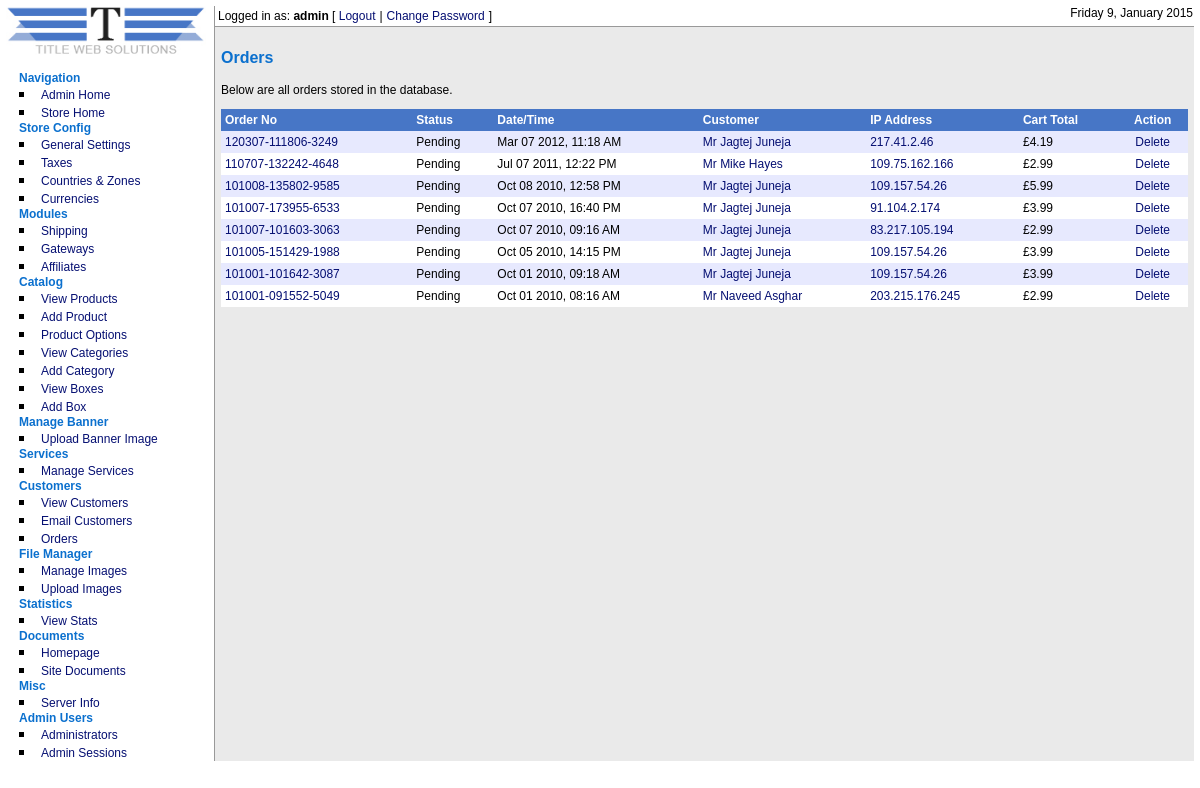
The app's page /admin/orders/index.php (signed in) with its own data.
### tables this page shows
CREATE TABLE IF NOT EXISTS `cubecart_admin_users` (
  `adminId` int(11) NOT NULL AUTO_INCREMENT,
  `name` varchar(255) NOT NULL DEFAULT '',
  `username` varchar(255) NOT NULL DEFAULT '',
  `password` varchar(32) NOT NULL DEFAULT '',
  `email` varchar(255) NOT NULL DEFAULT '',
  `noLogins` int(11) NOT NULL DEFAULT '0',
  `isSuper` int(11) NOT NULL DEFAULT '0',
  `notes` text,
  `failLevel` int(1) NOT NULL DEFAULT '0',
  `blockTime` int(10) NOT NULL DEFAULT '0',
  `lastTime` int(10) NOT NULL DEFAULT '0',
  KEY `adminId` (`adminId`)
);

CREATE TABLE IF NOT EXISTS `cubecart_order_sum` (
  `cart_order_id` varchar(30) NOT NULL DEFAULT '',
  `customer_id` int(11) NOT NULL DEFAULT '0',
  `name` varchar(225) NOT NULL DEFAULT '',
  `add_1` varchar(225) NOT NULL DEFAULT '',
  `add_2` varchar(225) NOT NULL DEFAULT '',
  `town` varchar(225) NOT NULL DEFAULT '',
  `county` varchar(225) NOT NULL DEFAULT '',
  `postcode` varchar(225) NOT NULL DEFAULT '',
  `country` varchar(225) NOT NULL DEFAULT '',
  `name_d` varchar(225) NOT NULL DEFAULT '',
  `add_1_d` varchar(225) NOT NULL DEFAULT '',
  `add_2_d` varchar(225) NOT NULL DEFAULT '',
  `town_d` varchar(225) NOT NULL DEFAULT '',
  `county_d` varchar(225) NOT NULL DEFAULT '',
  `postcode_d` varchar(225) NOT NULL DEFAULT '',
  `country_d` varchar(225) NOT NULL DEFAULT '',
  `phone` varchar(225) NOT NULL DEFAULT '',
  `mobile` varchar(255) DEFAULT NULL,
  `subtotal` decimal(30,2) NOT NULL DEFAULT '0.00',
  `prod_total` decimal(30,2) NOT NULL DEFAULT '0.00',
  `total_tax` decimal(30,2) NOT NULL DEFAULT '0.00',
  `total_ship` decimal(30,2) NOT NULL DEFAULT '0.00',
  `status` int(16) NOT NULL DEFAULT '1',
  `sec_order_id` varchar(30) DEFAULT NULL,
  `ip` varchar(20) NOT NULL DEFAULT '',
  `time` int(10) NOT NULL DEFAULT '0',
  `email` varchar(225) NOT NULL DEFAULT '',
  `comments` text,
  `ship_date` varchar(50) DEFAULT NULL,
  `shipMethod` varchar(255) DEFAULT NULL,
  `gateway` varchar(50) NOT NULL DEFAULT '',
  `currency` varchar(5) NOT NULL DEFAULT '',
  `customer_comments` text,
  PRIMARY KEY (`cart_order_id`)
);

CREATE TABLE IF NOT EXISTS `cubecart_customer` (
  `email` varchar(50) NOT NULL DEFAULT '',
  `password` varchar(100) NOT NULL DEFAULT '',
  `title` varchar(10) DEFAULT NULL,
  `firstName` varchar(255) NOT NULL DEFAULT '',
  `lastName` varchar(255) NOT NULL DEFAULT '',
  `add_1` varchar(100) NOT NULL DEFAULT '',
  `add_2` varchar(100) NOT NULL DEFAULT '',
  `town` varchar(100) NOT NULL DEFAULT '',
  `county` varchar(100) NOT NULL DEFAULT '',
  `zoneId` int(3) NOT NULL DEFAULT '0',
  `postcode` varchar(15) NOT NULL DEFAULT '',
  `country` char(3) NOT NULL DEFAULT '',
  `phone` varchar(20) NOT NULL DEFAULT '',
  `mobile` varchar(50) DEFAULT NULL,
  `comments` text NOT NULL,
  `customer_id` int(11) NOT NULL AUTO_INCREMENT,
  `regTime` int(10) NOT NULL DEFAULT '0',
  `ipAddress` varchar(30) NOT NULL DEFAULT '',
  `noOrders` int(11) DEFAULT '0',
  `optIn1st` int(11) NOT NULL DEFAULT '0',
  `htmlEmail` int(11) NOT NULL DEFAULT '1',
  `type` int(11) DEFAULT '0',
  PRIMARY KEY (`customer_id`)
);

CREATE TABLE IF NOT EXISTS `cubecart_currencies` (
  `currencyId` int(11) NOT NULL AUTO_INCREMENT,
  `name` varchar(255) NOT NULL DEFAULT '',
  `code` varchar(5) NOT NULL DEFAULT '',
  `symbolLeft` varchar(10) DEFAULT NULL,
  `symbolRight` varchar(10) DEFAULT NULL,
  `value` decimal(10,5) NOT NULL DEFAULT '0.00000',
  `decimalPlaces` int(11) NOT NULL DEFAULT '0',
  `lastUpdated` int(10) NOT NULL DEFAULT '0',
  `active` int(1) NOT NULL DEFAULT '0',
  KEY `curencyId` (`currencyId`)
);

### admin/orders/index.php (the view, shortened to what the rows shown need)
<?php
include("../../includes/global.inc.php");
require_once("../../classes/db.inc.php");
$db = new db();
include_once("../../includes/functions.inc.php");
$config = fetchDbConfig("config");
include_once("../../language/".$config['defaultLang']."/lang.inc.php");
include("../includes/auth.inc.php");
include("../../includes/currencyVars.inc.php");
include("../includes/header.inc.php");
$sqlQuery = "";
	if(isset($_GET['page'])){
		$page = $_GET['page'];
	} else {
		$page = 0;
	}
	$ordersPerPage = 25;
	$query = "SELECT ".$glob['dbprefix']."CubeCart_customer.customer_id, status, cart_order_id, time, title, firstName, lastName, ip, prod_total, ".$glob['dbprefix']."CubeCart_customer.email FROM ".$glob['dbprefix']."CubeCart_order_sum INNER JOIN ".$glob['dbprefix']."CubeCart_customer ON ".$glob['dbprefix']."CubeCart_order_sum.customer_id = ".$glob['dbprefix']."CubeCart_customer.customer_id ".$sqlQuery." ORDER BY time DESC";
	$results = $db->select($query, $ordersPerPage, $page);
?>
<table border="0" width="100%" cellspacing="0" cellpadding="4" class="mainTable">
  <?php
  if($results == TRUE){
  	for ($i=0; $i<count($results); $i++){
	$cellColor = cellColor($i);
  ?>
  <tr>
    <td class="<?php echo $cellColor; ?>"><a href="order.php?cart_order_id=<?php echo $results[$i]['cart_order_id']; ?>" class="txtLink"><?php echo $results[$i]['cart_order_id']; ?></a></td>
    <td class="<?php echo $cellColor; ?>"><span class="copyText"><?php
	$state = $results[$i]['status'];
	echo $lang['orderState'][$state];
	?></span></td>
    <td class="<?php echo $cellColor; ?>"><span class="copyText"><?php echo formatTime($results[$i]['time']); ?></span></td>
    <td class="<?php echo $cellColor; ?>"><a href="../customers/index.php?searchStr=<?php echo urlencode($results[$i]['email']); ?>" class="txtLink"><?php echo $results[$i]['title']; ?> <?php echo $results[$i]['firstName']; ?> <?php echo $results[$i]['lastName']; ?></a></td>
    <td class="<?php echo $cellColor; ?>"><a href="javascript:;" class="txtLink" onclick="openPopUp('../misc/lookupip.php?ip=<?php echo $results[$i]['ip']; ?>','misc',300,120)"><?php echo $results[$i]['ip']; ?></a></td>
    <td class="<?php echo $cellColor; ?>"><span class="copyText"><?php echo priceFormat($results[$i]['prod_total']); ?></span></td>
    <td align="center" class="<?php echo $cellColor; ?>"><a <?php if(permission("orders","delete")==TRUE){ ?>href="javascript:decision('<?php echo $lang['admin']['delete_q']; ?>','?delete=<?php echo $results[$i]['cart_order_id']; ?>&customer_id=<?php echo $results[$i]['customer_id']; ?>');" class="txtLink" <?php } else { echo $link401; } ?>><?php echo $lang['admin']['delete']; ?></a></td>
  </tr>
  <?php }
  } else { ?>
   <tr>
    <td colspan="7" class="tdText"><?php echo $lang['admin']['orders']['no_orders_in_db']; ?></td>
  </tr>
  <?php } ?>
</table>
<?php include("../includes/footer.inc.php"); ?>

### admin/includes/header.inc.php (shortened to what the rows shown need)
<!DOCTYPE HTML PUBLIC "-//W3C//DTD XHTML 1.0 Transitional//EN" "http://www.w3.org/TR/xhtml1/DTD/xhtml1-transitional.dtd">
<html xmlns="http://www.w3.org/1999/xhtml">
<head>
<link href="<?php echo $GLOBALS['rootRel']; ?>admin/styles/style.css" rel="stylesheet" type="text/css" />
</head>
<body>
<?php
if(isset($_SESSION['ccAdmin']) && strpos(dirname($_SERVER['PHP_SELF']), $_SESSION['ccAdminPath']) == 0){ ?>
<table width="100%" border="0" cellspacing="0" cellpadding="0">
  <tr>
    <td valign="top" width="180" rowspan="3" class="tdNav">
<?php include($GLOBALS['rootDir']."/admin/includes/navigation.inc.php"); ?>
	</td>
  </tr>
  <tr>
  <td valign="top" class="tdContent">
<div id="topBar">
<div id="loginBar">
	<span class="txtLogin"><?php echo $lang['admin']['incs']['logged_in_as'];?> <strong><?php echo $ccAdminData[0]['username']; ?></strong> [ </span><a href="<?php echo $GLOBALS['rootRel']; ?>admin/logout.php" class="txtLink"><?php echo $lang['admin']['incs']['logout'];?></a> <span class="txtLogin">|</span> <a href="<?php echo $GLOBALS['rootRel'];?>admin/adminusers/changePass.php" class="txtLink"><?php echo $lang['admin']['incs']['change_pass'];?></a> <span class="txtLogin">]</span>
</div>
<div id="dateBar">
	<span class="txtLogin"><?php echo formatTime(time(),$strftime); ?></span>
</div>
</div>
<div id="contentPad">
<?php } ?>

### records on screen
cubecart_admin_users: username "admin"
cubecart_order_sum: cart_order_id "120307-111806-3249", status "Pending", time "Mar 07 2012, 11:18 AM", customer.title "Mr", customer.firstName "Jagtej", customer.lastName "Juneja", ip "217.41.2.46", prod_total.symbolRight "£4.19"
cubecart_order_sum: cart_order_id "110707-132242-4648", status "Pending", time "Jul 07 2011, 12:22 PM", customer.title "Mr", customer.firstName "Mike", customer.lastName "Hayes", ip "109.75.162.166", prod_total.symbolRight "£2.99"
cubecart_order_sum: cart_order_id "101008-135802-9585", status "Pending", time "Oct 08 2010, 12:58 PM", customer.title "Mr", customer.firstName "Jagtej", customer.lastName "Juneja", ip "109.157.54.26", prod_total.symbolRight "£5.99"
cubecart_order_sum: cart_order_id "101007-173955-6533", status "Pending", time "Oct 07 2010, 16:40 PM", customer.title "Mr", customer.firstName "Jagtej", customer.lastName "Juneja", ip "91.104.2.174", prod_total.symbolRight "£3.99"
cubecart_order_sum: cart_order_id "101007-101603-3063", status "Pending", time "Oct 07 2010, 09:16 AM", customer.title "Mr", customer.firstName "Jagtej", customer.lastName "Juneja", ip "83.217.105.194", prod_total.symbolRight "£2.99"
cubecart_order_sum: cart_order_id "101005-151429-1988", status "Pending", time "Oct 05 2010, 14:15 PM", customer.title "Mr", customer.firstName "Jagtej", customer.lastName "Juneja", ip "109.157.54.26", prod_total.symbolRight "£3.99"
cubecart_order_sum: cart_order_id "101001-101642-3087", status "Pending", time "Oct 01 2010, 09:18 AM", customer.title "Mr", customer.firstName "Jagtej", customer.lastName "Juneja", ip "109.157.54.26", prod_total.symbolRight "£3.99"
cubecart_order_sum: cart_order_id "101001-091552-5049", status "Pending", time "Oct 01 2010, 08:16 AM", customer.title "Mr", customer.firstName "Naveed", customer.lastName "Asghar", ip "203.215.176.245", prod_total.symbolRight "£2.99"

### other values on screen
$lang['admin']['nav']['navigation'] "Navigation"
$lang['admin']['nav']['admin_home'] "Admin Home"
$lang['admin']['nav']['store_home'] "Store Home"
$lang['admin']['nav']['store_config'] "Store Config"
$lang['admin']['nav']['gen_settings'] "General Settings"
$lang['admin']['nav']['taxes'] "Taxes"
$lang['admin']['nav']['countries_zones'] "Countries & Zones"
$lang['admin']['nav']['currencies'] "Currencies"
$lang['admin']['nav']['modules'] "Modules"
$lang['admin']['nav']['shipping'] "Shipping"
$lang['admin']['nav']['gateways'] "Gateways"
$lang['admin']['nav']['affiliates'] "Affiliates"
$lang['admin']['nav']['catalog'] "Catalog"
$lang['admin']['nav']['view_products'] "View Products"
$lang['admin']['nav']['add_product'] "Add Product"
